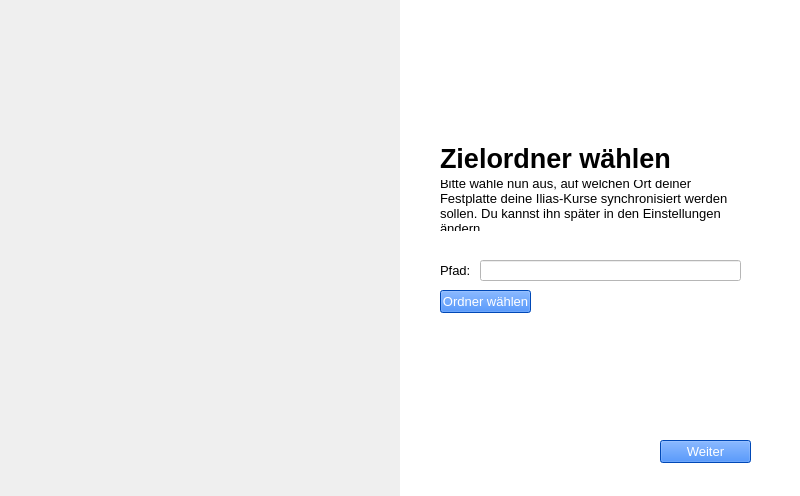
<?xml version="1.0" encoding="UTF-8"?>
<ui version="4.0">
 <class>Form</class>
 <widget class="QWidget" name="Form">
  <property name="geometry">
   <rect>
    <x>0</x>
    <y>0</y>
    <width>800</width>
    <height>496</height>
   </rect>
  </property>
  <property name="windowTitle">
   <string>Form</string>
  </property>
  <widget class="QLabel" name="picture">
   <property name="geometry">
    <rect>
     <x>0</x>
     <y>0</y>
     <width>400</width>
     <height>500</height>
    </rect>
   </property>
   <property name="text">
    <string>&lt;html&gt;&lt;head/&gt;&lt;body&gt;&lt;p&gt;&lt;img src=&quot;:/test/pictures/IMG_4740.jpg&quot;/&gt;&lt;/p&gt;&lt;/body&gt;&lt;/html&gt;</string>
   </property>
  </widget>
  <widget class="QWidget" name="widget" native="true">
   <property name="geometry">
    <rect>
     <x>400</x>
     <y>0</y>
     <width>400</width>
     <height>500</height>
    </rect>
   </property>
   <property name="styleSheet">
    <string notr="true">background-color: rgb(255, 255, 255)</string>
   </property>
   <widget class="QLabel" name="label2">
    <property name="geometry">
     <rect>
      <x>40</x>
      <y>260</y>
      <width>31</width>
      <height>21</height>
     </rect>
    </property>
    <property name="font">
     <font>
      <family>Segoe UI</family>
      <pointsize>10</pointsize>
      <weight>50</weight>
      <italic>false</italic>
      <bold>false</bold>
     </font>
    </property>
    <property name="styleSheet">
     <string notr="true">color: rgb(0, 0, 0);
font: 10pt &quot;Segoe UI&quot;;</string>
    </property>
    <property name="text">
     <string>Pfad:</string>
    </property>
    <property name="wordWrap">
     <bool>true</bool>
    </property>
   </widget>
   <widget class="QPushButton" name="button_select_path">
    <property name="geometry">
     <rect>
      <x>40</x>
      <y>290</y>
      <width>91</width>
      <height>23</height>
     </rect>
    </property>
    <property name="font">
     <font>
      <family>Segoe UI</family>
      <pointsize>10</pointsize>
     </font>
    </property>
    <property name="styleSheet">
     <string notr="true">background-color: rgb(0, 101, 255);
color: rgb(255, 255, 255);
border-radius: 20p;</string>
    </property>
    <property name="text">
     <string>Ordner wählen</string>
    </property>
   </widget>
   <widget class="QPushButton" name="button_continue">
    <property name="geometry">
     <rect>
      <x>260</x>
      <y>440</y>
      <width>91</width>
      <height>23</height>
     </rect>
    </property>
    <property name="font">
     <font>
      <family>Segoe UI</family>
      <pointsize>10</pointsize>
     </font>
    </property>
    <property name="styleSheet">
     <string notr="true">background-color: rgb(0, 101, 255);
color: rgb(255, 255, 255);
border-radius: 20p;</string>
    </property>
    <property name="text">
     <string>Weiter</string>
    </property>
   </widget>
   <widget class="QLineEdit" name="lineedit_path">
    <property name="enabled">
     <bool>false</bool>
    </property>
    <property name="geometry">
     <rect>
      <x>80</x>
      <y>260</y>
      <width>261</width>
      <height>21</height>
     </rect>
    </property>
   </widget>
  </widget>
  <widget class="QLabel" name="label_description">
   <property name="geometry">
    <rect>
     <x>440</x>
     <y>180</y>
     <width>311</width>
     <height>51</height>
    </rect>
   </property>
   <property name="font">
    <font>
     <family>Segoe UI</family>
     <pointsize>10</pointsize>
     <weight>50</weight>
     <italic>false</italic>
     <bold>false</bold>
    </font>
   </property>
   <property name="styleSheet">
    <string notr="true">color: rgb(0, 0, 0);
font: 10pt &quot;Segoe UI&quot;;</string>
   </property>
   <property name="text">
    <string>Bitte wähle nun aus, auf welchen Ort deiner Festplatte deine Ilias-Kurse synchronisiert werden sollen. Du kannst ihn später in den Einstellungen ändern.</string>
   </property>
   <property name="wordWrap">
    <bool>true</bool>
   </property>
  </widget>
  <widget class="QLabel" name="label">
   <property name="geometry">
    <rect>
     <x>440</x>
     <y>138</y>
     <width>240</width>
     <height>41</height>
    </rect>
   </property>
   <property name="font">
    <font>
     <family>Segoe UI</family>
     <pointsize>20</pointsize>
     <weight>75</weight>
     <bold>true</bold>
    </font>
   </property>
   <property name="text">
    <string>Zielordner wählen</string>
   </property>
  </widget>
  <zorder>widget</zorder>
  <zorder>picture</zorder>
  <zorder>label_description</zorder>
  <zorder>label</zorder>
 </widget>
 <resources>
  <include location="resources.qrc"/>
 </resources>
 <connections/>
</ui>
